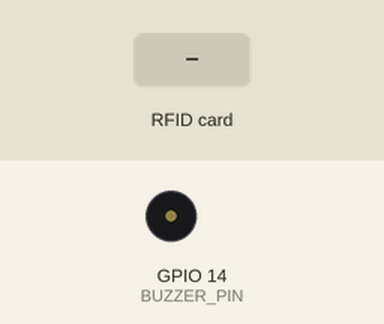
This sketch was run on a simulated ESP32. Shown: buzzer (waves = sounding, pin HIGH). The test bench sets the inputs (shaded band). WiFi joins after 1.5 s; servers stay silent unless stated; uploads are accepted with an empty reply; what the sketch prints to the serial monitor is not drawn.

Above: at 3.7 s.
3.8 s: RFID card 5E 7A 19 C4 held to the reader
At 3.87 s:
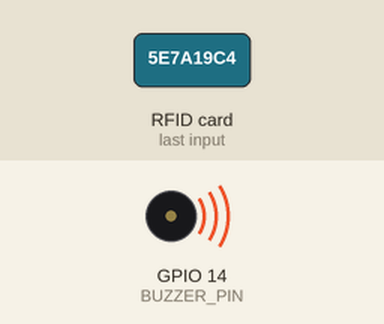
Timing chart, 0 to 6.8 s (numbered marks = the images above; inputs shaded):
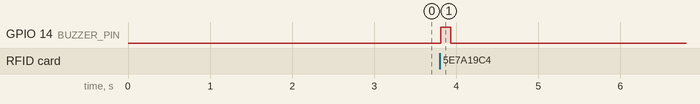

The sketch:

Scan_Stok.ino
```cpp
#include <WiFi.h>
#include <WiFiClient.h>        // HTTP (versi IP)
#include <HTTPClient.h>
#include <SPI.h>
#include <MFRC522.h>

// ===================
// PIN RFID RC522
// ===================
// Rangkaian: RC522 VCC->3.3V, GND->GND, IRQ (kosong)
#define RST_PIN    2   // RST RC522
#define SS_PIN     5   // SDA/SS RC522
#define MISO_PIN   19  // MISO RC522
#define MOSI_PIN   23  // MOSI RC522
#define SCK_PIN    21  // SCK RC522
#define BUZZER_PIN 14  // Buzzer + -> GPIO13, Buzzer - -> GND

MFRC522 mfrc522(SS_PIN, RST_PIN);

// ===================
// WIFI
// ===================
const char* ssid     = "wudeheli";
const char* password = "kalau0000";

// API server (HTTP via IP lokal / XAMPP)
String serverName = "http://192.168.100.74:5000/stock/api/insert_rfid.php";

// client (nama dipertahankan agar perubahan minimal)
WiFiClient secureClient;

void beepOnce(unsigned int ms = 120) {
  digitalWrite(BUZZER_PIN, HIGH);
  delay(ms);
  digitalWrite(BUZZER_PIN, LOW);
}

void setup() {
  Serial.begin(115200);
  delay(1000);

  pinMode(BUZZER_PIN, OUTPUT);
  digitalWrite(BUZZER_PIN, LOW); // pastikan diam saat start

  // ---- KONEKSI WIFI ----
  Serial.println();
  Serial.println("Menghubungkan ke WiFi...");
  Serial.print("SSID: ");
  Serial.println(ssid);

  WiFi.mode(WIFI_STA);
  WiFi.begin(ssid, password);

  int maxTries = 40; // ~20 detik
  while (WiFi.status() != WL_CONNECTED && maxTries-- > 0) {
    delay(500);
    Serial.print(".");
  }

  if (WiFi.status() == WL_CONNECTED) {
    Serial.println();
    Serial.println("WiFi connected!");
    Serial.print("IP ESP32: ");
    Serial.println(WiFi.localIP());
  } else {
    Serial.println();
    Serial.println("Gagal konek WiFi. Cek SSID/password atau jarak ke router.");
  }

  // ---- RFID ----
  SPI.begin(SCK_PIN, MISO_PIN, MOSI_PIN, SS_PIN);
  mfrc522.PCD_Init();
  Serial.println("RFID siap. Tempelkan kartu...");
}

void loop() {
  // Tidak ada kartu -> buzzer diam
  if (!mfrc522.PICC_IsNewCardPresent() || !mfrc522.PICC_ReadCardSerial()) {
    digitalWrite(BUZZER_PIN, LOW);
    return;
  }

  // Ada kartu -> bunyikan sekali
  beepOnce(120);

  // Ambil UID jadi string HEX tanpa spasi
  String uidStr = "";
  Serial.print("UID (HEX): ");
  for (byte i = 0; i < mfrc522.uid.size; i++) {
    if (mfrc522.uid.uidByte[i] < 0x10) {
      Serial.print("0");
      uidStr += "0";
    }
    Serial.print(mfrc522.uid.uidByte[i], HEX);
    uidStr += String(mfrc522.uid.uidByte[i], HEX);
  }
  Serial.println();
  uidStr.toUpperCase();
  Serial.print("UID string: ");
  Serial.println(uidStr);

  // Kirim ke server
  if (WiFi.status() == WL_CONNECTED) {
    HTTPClient http;
    String url = serverName + "?uid=" + uidStr;
    Serial.print("Request URL: ");
    Serial.println(url);

    // HTTP via IP
    http.begin(secureClient, url);
    int httpResponseCode = http.GET();

    if (httpResponseCode > 0) {
      Serial.print("HTTP Response code: ");
      Serial.println(httpResponseCode);
      String payload = http.getString();
      Serial.print("Response: ");
      Serial.println(payload);
    } else {
      Serial.print("Error code: ");
      Serial.println(httpResponseCode);
    }
    http.end();
  } else {
    Serial.println("WiFi terputus!");
  }

  // Stop kartu
  mfrc522.PICC_HaltA();
  mfrc522.PCD_StopCrypto1();

  delay(100); // jeda biar tidak double-detect & double-beep
}
```

Measured:
- after the input at 3.8 s, GPIO 14 (BUZZER_PIN): LOW → HIGH at once, → LOW 0.12 s later
